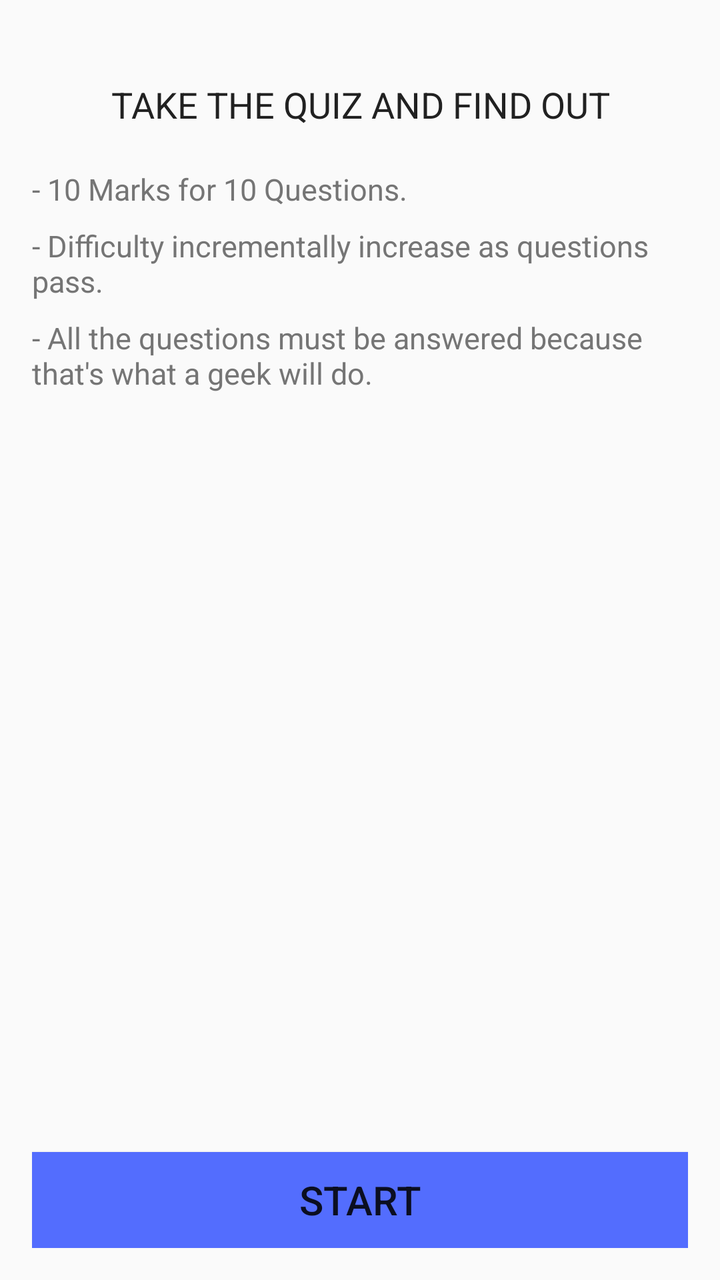
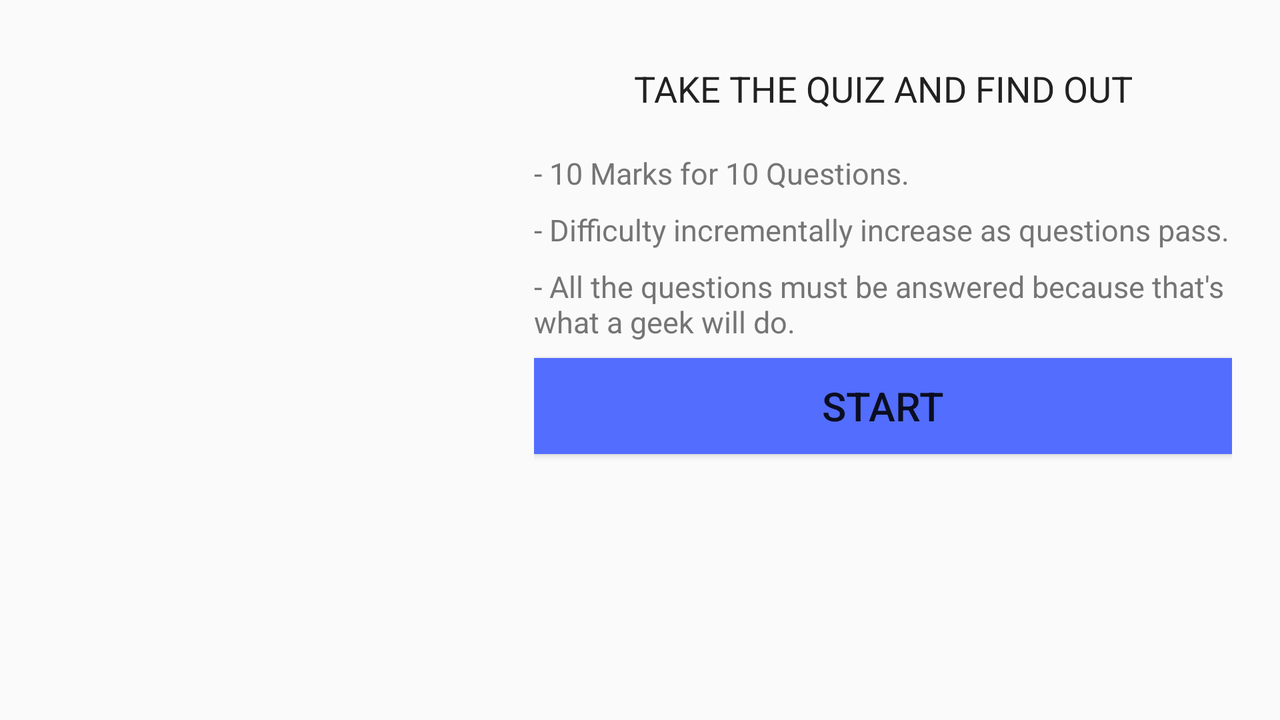

One screen, two layout resources from the same app: the default and the author's alternative for another configuration. Each is rendered where Android would select it; the XML of both is given below.
<!-- AndroidManifest.xml: application theme AppTheme -->
<!-- res/layout/activity_welcome.xml -->
<?xml version="1.0" encoding="utf-8"?>
<RelativeLayout xmlns:android="http://schemas.android.com/apk/res/android"
    xmlns:tools="http://schemas.android.com/tools"
    android:layout_width="match_parent"
    android:layout_height="match_parent"
    android:layout_gravity="top"
    android:padding="16dp"
    tools:context=".WelcomeActivity">

    <ImageView
        android:id="@+id/areYouImageView"
        android:layout_width="match_parent"
        android:layout_height="wrap_content"
        android:layout_alignParentTop="true"
        android:contentDescription="@string/areYou"
        android:scaleType="centerInside"
        android:src="@drawable/are_you" />

    <ImageView
        android:id="@+id/geekImageView"
        android:layout_width="match_parent"
        android:layout_height="wrap_content"
        android:layout_below="@id/areYouImageView"
        android:contentDescription="@string/geek"
        android:paddingBottom="8dp"
        android:paddingEnd="8dp"
        android:paddingStart="8dp"
        android:scaleType="centerInside"
        android:src="@drawable/geek" />

    <TextView
        android:id="@+id/takeTheQuizAndFindOutTextView"
        android:layout_width="match_parent"
        android:layout_height="wrap_content"
        android:layout_below="@id/geekImageView"
        android:layout_marginTop="16dp"
        android:text="@string/takeTheQuizAndFindOut"
        android:textAlignment="center"
        android:textColor="@color/colorPrimaryText"
        android:textSize="18sp" />

    <LinearLayout
        android:id="@+id/descriptionLinearLayout"
        android:layout_width="match_parent"
        android:layout_height="wrap_content"
        android:layout_below="@id/takeTheQuizAndFindOutTextView"
        android:layout_marginTop="16dp"
        android:orientation="vertical">

        <TextView
            android:layout_width="match_parent"
            android:layout_height="wrap_content"
            android:layout_marginTop="4dp"
            android:gravity="start"
            android:text="@string/tenMarksForTenQuestions"
            android:textAlignment="textStart"
            android:textColor="@color/colorSecondaryText"
            android:textSize="15sp" />

        <TextView
            android:layout_width="match_parent"
            android:layout_height="wrap_content"
            android:layout_marginTop="8dp"
            android:gravity="start"
            android:text="@string/difficultyIncrease"
            android:textAlignment="textStart"
            android:textColor="@color/colorSecondaryText"
            android:textSize="15sp" />

        <TextView
            android:layout_width="match_parent"
            android:layout_height="wrap_content"
            android:layout_marginTop="8dp"
            android:gravity="start"
            android:text="@string/allTheQuestionsMustBeAnswered"
            android:textAlignment="textStart"
            android:textColor="@color/colorSecondaryText"
            android:textSize="15sp" />
    </LinearLayout>

    <Button
        android:id="@+id/startButton"
        android:layout_width="match_parent"
        android:layout_height="wrap_content"
        android:layout_alignParentBottom="true"
        android:layout_marginTop="8dp"
        android:background="@color/colorAccent"
        android:text="@string/start"
        android:textSize="20sp" />
</RelativeLayout>
<!-- resources referenced by this layout -->
<resources>
  <color name="colorAccent">#536DFE</color>
  <color name="colorPrimaryText">#212121</color>
  <color name="colorSecondaryText">#757575</color>
  <string name="allTheQuestionsMustBeAnswered">- All the questions must be answered because that\'s what a geek will do.</string>
  <string name="areYou">Are You</string>
  <string name="difficultyIncrease">- Difficulty incrementally increase as questions pass.</string>
  <string name="geek">Geek?</string>
  <string name="start">Start</string>
  <string name="takeTheQuizAndFindOut">TAKE THE QUIZ AND FIND OUT</string>
  <string name="tenMarksForTenQuestions">- 10 Marks for 10 Questions.</string>
  <style name="AppTheme" parent="Theme.AppCompat.Light.DarkActionBar">
          
          <item name="colorPrimary">@color/colorPrimary</item>
          <item name="colorPrimaryDark">@color/colorPrimaryDark</item>
          <item name="colorAccent">@color/colorAccent</item>
      </style>
  <color name="colorPrimary">#F44336</color>
  <color name="colorPrimaryDark">#D32F2F</color>
</resources>
<!-- res/layout-land/activity_welcome.xml (the author's variant of the layout above) -->
<!-- drawn on the phone turned sideways -->
<?xml version="1.0" encoding="utf-8"?>
<LinearLayout xmlns:android="http://schemas.android.com/apk/res/android"
    android:layout_width="match_parent"
    android:layout_height="match_parent"
    android:baselineAligned="false"
    android:orientation="horizontal"
    android:padding="16dp">

    <LinearLayout
        android:layout_width="0dp"
        android:layout_height="match_parent"
        android:layout_weight="0.40"
        android:gravity="center"
        android:orientation="vertical"
        android:paddingEnd="8dp"
        android:paddingStart="8dp">

        <ImageView
            android:id="@+id/areYouImageView"
            android:layout_width="match_parent"
            android:layout_height="wrap_content"
            android:contentDescription="@string/areYou"
            android:scaleType="fitXY"
            android:src="@drawable/are_you" />

        <ImageView
            android:id="@+id/geekImageView"
            android:layout_width="match_parent"
            android:layout_height="wrap_content"
            android:layout_margin="8dp"
            android:contentDescription="@string/geek"
            android:scaleType="fitXY"
            android:src="@drawable/geek" />
    </LinearLayout>

    <LinearLayout
        android:layout_width="0dp"
        android:layout_height="match_parent"
        android:layout_weight="0.60"
        android:gravity="top"
        android:orientation="vertical"
        android:paddingEnd="8dp"
        android:paddingStart="8dp">

        <TextView
            android:id="@+id/takeTheQuizAndFindOutTextView"
            android:layout_width="match_parent"
            android:layout_height="wrap_content"
            android:layout_marginTop="16dp"
            android:text="@string/takeTheQuizAndFindOut"
            android:textAlignment="center"
            android:textColor="@color/colorPrimaryText"
            android:textSize="18sp" />

        <LinearLayout
            android:id="@+id/descriptionLinearLayout"
            android:layout_width="match_parent"
            android:layout_height="wrap_content"
            android:layout_marginTop="16dp"
            android:orientation="vertical">

            <TextView
                android:layout_width="match_parent"
                android:layout_height="wrap_content"
                android:layout_marginTop="4dp"
                android:gravity="start"
                android:text="@string/tenMarksForTenQuestions"
                android:textAlignment="textStart"
                android:textColor="@color/colorSecondaryText"
                android:textSize="15sp" />

            <TextView
                android:layout_width="match_parent"
                android:layout_height="wrap_content"
                android:layout_marginTop="8dp"
                android:gravity="start"
                android:text="@string/difficultyIncrease"
                android:textAlignment="textStart"
                android:textColor="@color/colorSecondaryText"
                android:textSize="15sp" />

            <TextView
                android:layout_width="match_parent"
                android:layout_height="wrap_content"
                android:layout_marginTop="8dp"
                android:gravity="start"
                android:text="@string/allTheQuestionsMustBeAnswered"
                android:textAlignment="textStart"
                android:textColor="@color/colorSecondaryText"
                android:textSize="15sp" />
        </LinearLayout>

        <Button
            android:id="@+id/startButton"
            android:layout_width="match_parent"
            android:layout_height="wrap_content"
            android:layout_marginTop="8dp"
            android:background="@color/colorAccent"
            android:text="@string/start"
            android:textSize="20sp" />
    </LinearLayout>
</LinearLayout>
